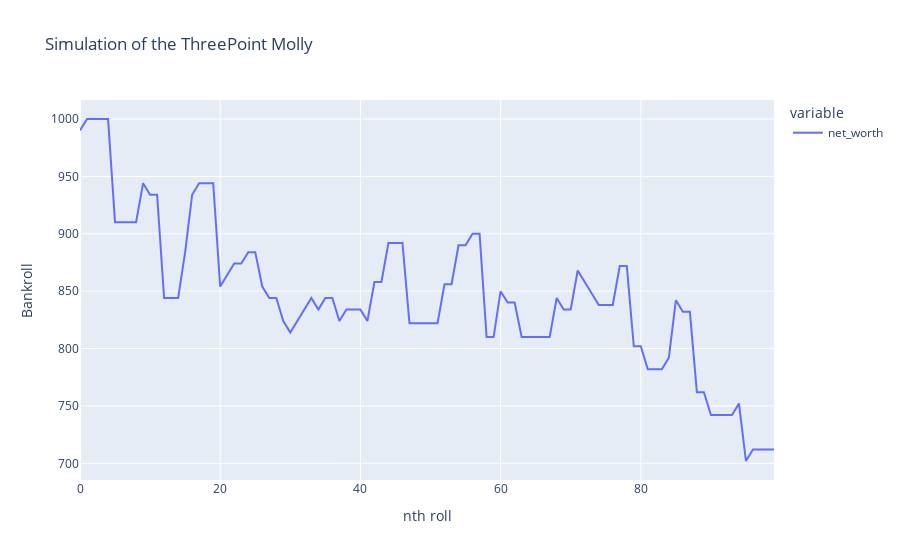

The code cell stored with this chart in its notebook:
### Code cell
# Plot the simulated performance
px.line(df['net_worth'], labels={'value': 'Bankroll', 'index': 'nth roll'}, 
        title='Simulation of the ThreePoint Molly')

### Figure 1 — Plotly figure (JSON) as saved in the notebook; plotly's stock layout.template omitted (floating-point values rounded to 4 significant figures)
{"data": [{"hovertemplate": "variable=net_worth<br>nth roll=%{x}<br>Bankroll=%{y}<extra></extra>", "legendgroup": "net_worth", "line": {"color": "#636efa", "dash": "solid"}, "marker": {"symbol": "circle"}, "mode": "lines", "name": "net_worth", "orientation": "v", "showlegend": true, "type": "scatter", "x": [0, 1, 2, 3, 4, 5, 6, 7, 8, 9, 10, 11, 12, 13, 14, 15, 16, 17, 18, 19, 20, 21, 22, 23, 24, 25, 26, 27, 28, 29, 30, 31, 32, 33, 34, 35, 36, 37, 38, 39, 40, 41, 42, 43, 44, 45, 46, 47, 48, 49, 50, 51, 52, 53, 54, 55, 56, 57, 58, 59, 60, 61, 62, 63, 64, 65, 66, 67, 68, 69, 70, 71, 72, 73, 74, 75, 76, 77, 78, 79, 80, 81, 82, 83, 84, 85, 86, 87, 88, 89, 90, 91, 92, 93, 94, 95, 96, 97, 98, 99], "xaxis": "x", "y": [990, 1000, 1000, 1000, 1000, 910, 910, 910, 910, 944, 934, 934, 844, 844, 844, 884, 934, 944, 944, 944, 854, 864, 874, 874, 884, 884, 854, 844, 844, 824, 814, 824, 834, 844, 834, 844, 844, 824, 834, 834, 834, 824, 858, 858, 892, 892, 892, 822, 822, 822, 822, 822, 856, 856, 890, 890, 900, 900, 810, 810, 850, 840, 840, 810, 810, 810, 810, 810, 844, 834, 834, 868, 858, 848, 838, 838, 838, 872, 872, 802, 802, 782, 782, 782, 792, 842, 832, 832, 762, 762, 742, 742, 742, 742, 752, 702, 712, 712, 712, 712], "yaxis": "y"}], "layout": {"legend": {"title": {"text": "variable"}, "tracegroupgap": 0}, "title": {"text": "Simulation of the ThreePoint Molly"}, "xaxis": {"anchor": "y", "domain": [0, 1], "title": {"text": "nth roll"}}, "yaxis": {"anchor": "x", "domain": [0, 1], "title": {"text": "Bankroll"}}}}
